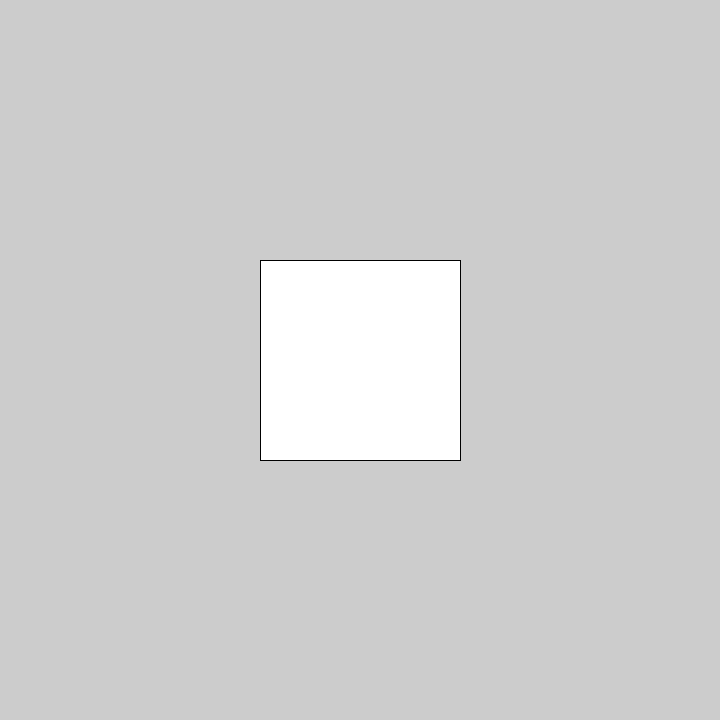
Frame 1 (no input)
Frame 60 (the mouse pressed at the canvas centre just before this capture): identical to frame 1, image omitted
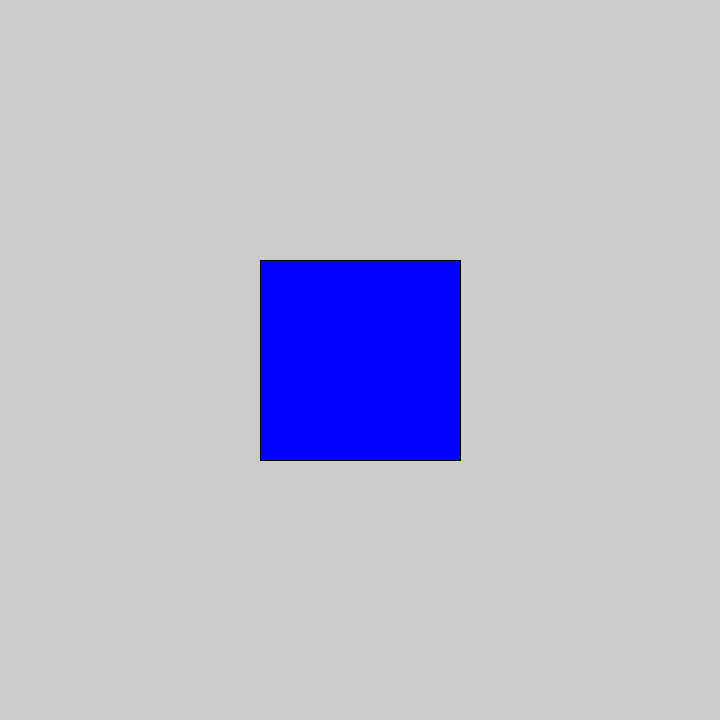
Frame 120 (the mouse held since frame 60 and released just before this capture)

The Processing sketch that drew these frames (run headless with seeded random() and noise(); from frame 60 on, the mouse is pressed at the canvas centre):

// Processing sketch: hit_circle
// ── hit_circle.pde
float x, y, diameter, distance;

void setup() {
  size(720, 720);
}

void draw() {
  x = width/2;
  y = height/2;
  diameter = 300;
  distance = dist(mouseX, mouseY, x, y);
  fill(255);
  if (distance < diameter/2) {
    if (mousePressed) {
      fill(0, 0, 255);
    } else {
      fill(255, 0, 0);
    }
  }
  rect(x-100, y-100, 200, 200);
  //ellipse(x, y, diameter, diameter);
}
